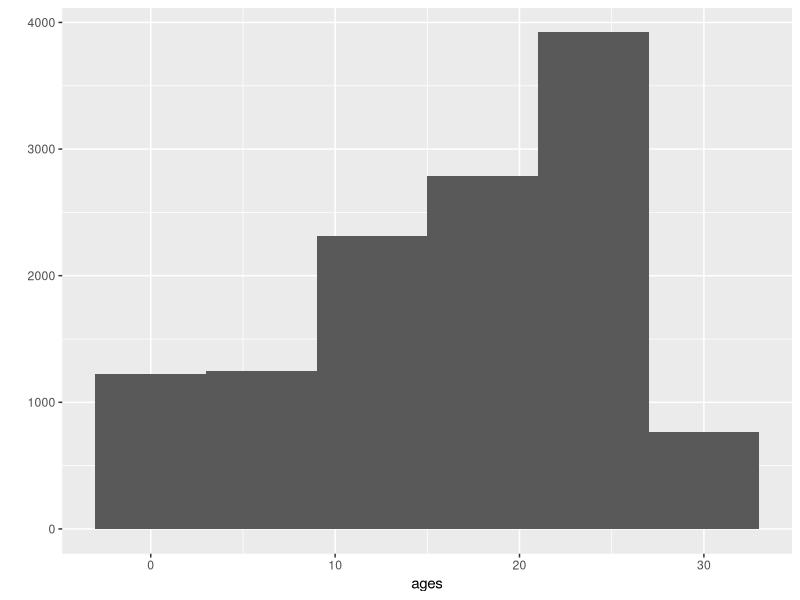
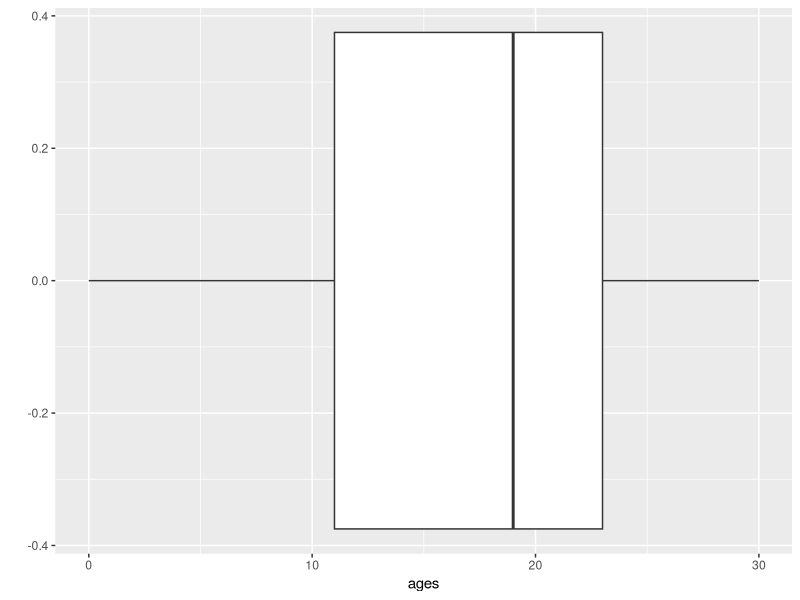
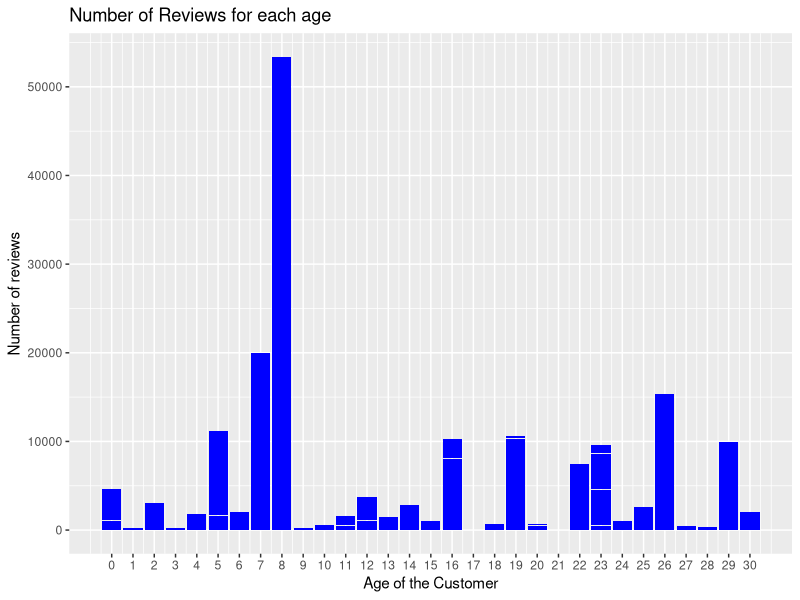
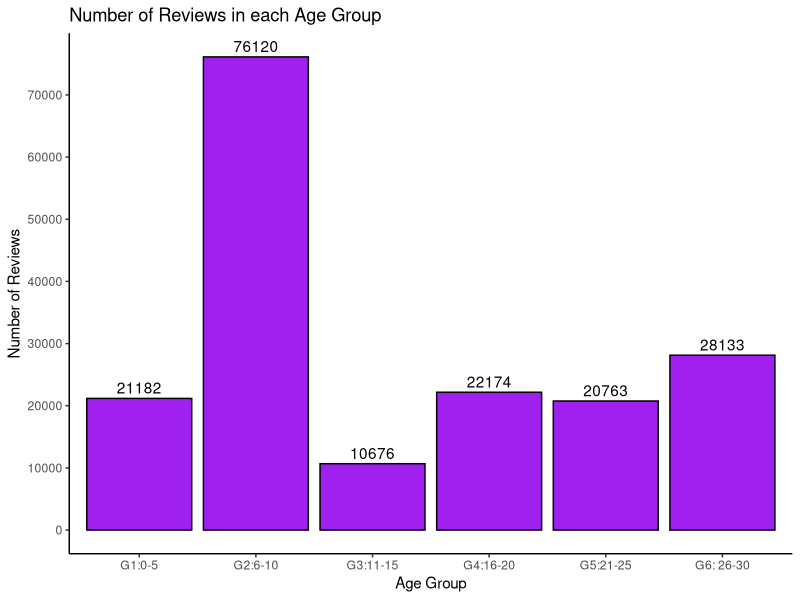

The R source for these figures, in order: (Note: this script raises an error after producing the figures.)
###################################################################################################################################################### 

# Assignment 3 Week 4: Visualise data to gather insights

    # Objective
        # 1. Determine the customer group that will most likely leave a review on the products they have purchased: 
            # Which age group submits the most reviews?
        # 2. Determine the most expensive product purchased by a particular group of customers: 
            # What is the most expensive Lego set purchased by customers who are at least 25 years old (>25 years)?

######################################################################################################################################################

# Install tidyverse
install.packages("tidyverse") 
library(tidyverse)
tidyverse_conflicts()
tidyverse_update()

######################################################################################################################################################
# Import games_sales dataset 
######################################################################################################################################################

# Determine the working directory.
getwd()  

# Set working directory
setwd(dir = "/Users/hazel/Documents/LSE Data Analytics/Course 3 - Advanced Analytics/Assignment 3/game_data")

lego <- read.csv("lego.csv", header = TRUE)

# View head of dataframe
head(lego)

# View dataframe
View(lego)

# View descriptive summary
summary(lego)

# View information of dataframe
as_tibble(lego) 

# Check for missing values
sum(is.na(lego))


######################################################################################################################################################

# 1. Which age group submits the most reviews?
    # Report: According to the column chart, the age group of 6 to 10 years old has submitted the most number of reviews at 76,120 in this dataset.

######################################################################################################################################################

# View distribution of age
  # Histogram
  qplot(ages, bins = 6, data = lego, geom = "histogram")

  # Boxplot
  qplot(ages, data = lego, geom = "boxplot")

# Relationship between age and number of reviews
  
  # Column chart
  ggplot(lego, aes(x=ages, y=num_reviews)) + 
    geom_col(fill ='blue') +
    scale_x_continuous(breaks = seq(min(lego$ages), max(lego$ages), 1), "Age of the Customer") +
    scale_y_continuous(breaks = seq(0, 60000 , 10000), "Number of reviews") +
    labs(title = "Number of Reviews for each age")

# Age of customers ranges from 0 to 30 years old
  # The customers can be grouped into 6 age groups
  # 0-5 years old
  # 6-10 years old
  # 11-15 years old
  # 16-20 years old
  # 21-25 years old
  # 26-30 years old

# Create subset with 6 age groups in range
age_df <- subset(lego, select = c(ages, num_reviews, list_price))

# View new dataframe
head(age_df)

# Group customers into corresponding age group
age_df <- age_df %>%
    mutate(age_group = case_when(ages <= 5 ~ "G1:0-5",
                                 ages >= 6 & ages <= 10 ~ "G2:6-10",
                                 ages >= 11 & ages <= 15 ~ "G3:11-15",
                                 ages >= 16 & ages <= 20 ~ "G4:16-20",
                                 ages >= 21 & ages <= 25 ~ "G5:21-25",
                                 ages >= 26 & ages <= 30 ~ "G6: 26-30"))

# View dataframe with age group column
head(age_df)

# View info
as_tibble(age_df)

# Aggregate sum of reviews for each age group
age_sum <- age_df %>%
  group_by(age_group) %>%
  summarise(total_reviews = sum(num_reviews))

# View dataframe with age group column
head(age_sum)

# View info
as_tibble(age_sum)

# Column chart of number of reviews in each age group
ggplot(age_sum, aes(x=age_group, y=total_reviews)) + 
  geom_col(fill ='purple', color = 'black') +
  geom_text(aes(label = total_reviews), vjust = -0.4, check_overlap = TRUE) +
  scale_y_continuous(breaks = seq(0, 100000 , 10000), "Number of Reviews") +
  labs(title = "Number of Reviews in each Age Group", x = "Age Group") +
  theme_classic()


######################################################################################################################################################

# 2. Which is the most expensive lego set purchased by customers who are at least 25 years old?
    # Report: According to the column chart, customer of age 29 purchased the most expensive lego set at price of USD 260.

######################################################################################################################################################

# Create new dataframe with customer who are at least 25 years old.
data_age25 <- age_df[age_df$ages>=25,]

# View new dataframe
summary(data_age25)

age_price

# Histogram to view price distribution
qplot(list_price, data = data_age25, geom = "histogram")

# Scatter plot
qplot(ages, list_price, data = data_age25, geom = c("point", "jitter"))

# Aggregate max price for each age
age_price <- data_age25 %>%
  group_by(ages) %>%
  summarise(max_price = round(max(list_price, na.rm=TRUE)))

# View dataframe
head(age_price)

# Plot maximum price of product purchased by each age
# Column chart
ggplot(age_price, aes(x=ages, y=max_price)) + 
  geom_col(fill ='orange', color = 'black') +
  geom_text(aes(label = max_price), vjust = -0.4, check_overlap = TRUE) +
  scale_x_continuous(breaks = seq(25, 30 , 1), "Age of Customer") +
  scale_y_continuous(breaks = seq(0, 300 , 50), "Maximum Price") +
  labs(title = "Maximum price of product purchased by each age") +
  theme_classic()

